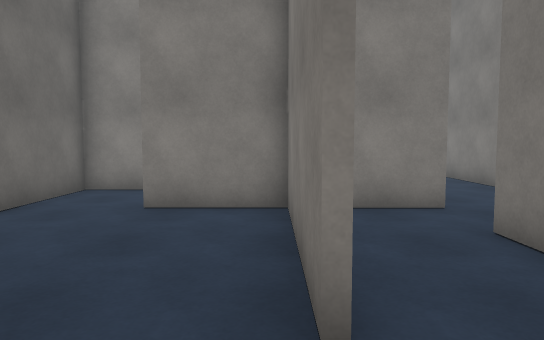
[1] (above)

16 first-person views from a walk through a Unity game level. The camera is 1.3 m above the floor, tilts 4° down and sees 70° across. The floor is counted in squares, 1 m on a side. Each view is taken from the middle of a square. On the plan, view 1 faces up. The plan holds only what a view shows up to about 16 squares ahead; the rest is blank. The place goes on beyond the plan. The player is left out. Some animated figures are not drawn.

[2]
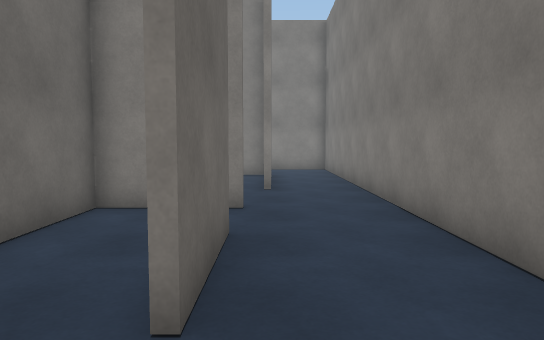

[3]
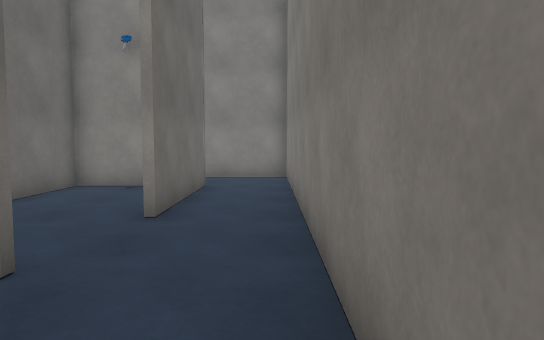

[4]
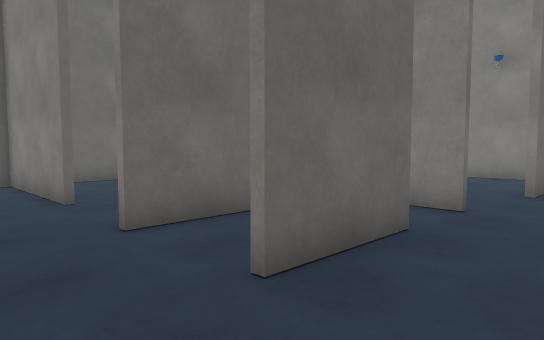

[5]
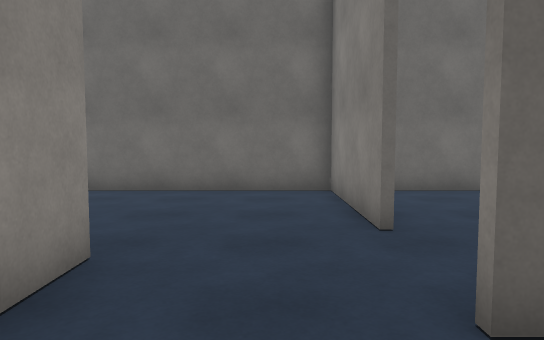

[6]
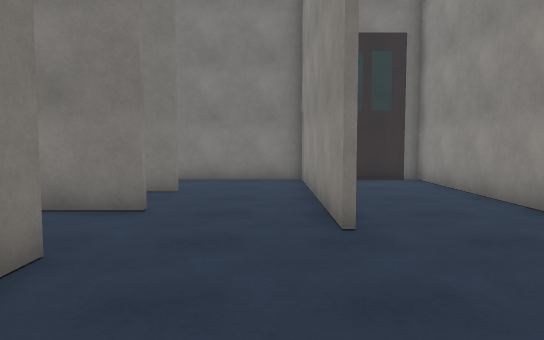

[7]
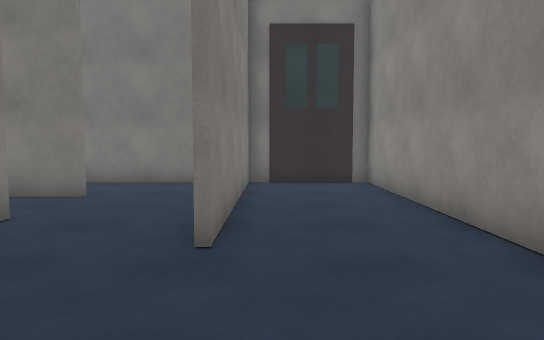

[8]
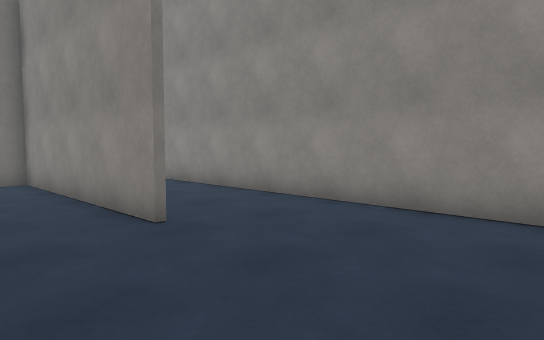

[9]
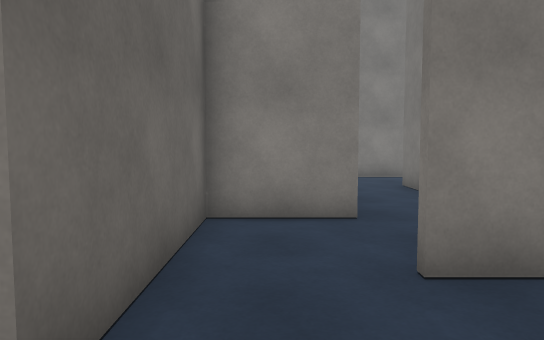

[10]
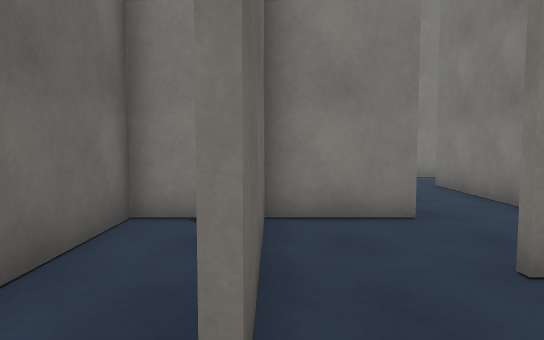

[11]
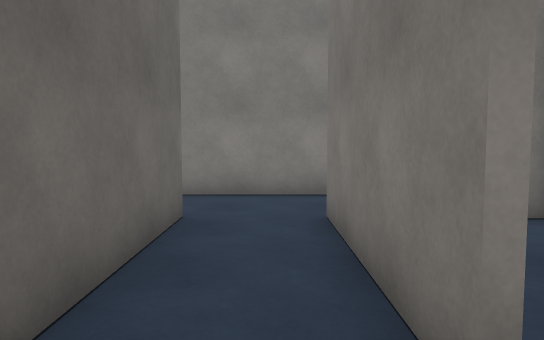

[12]
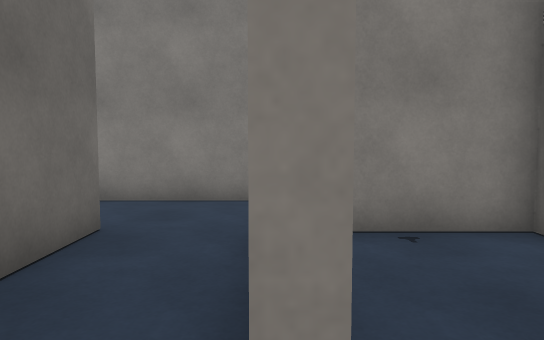

[13]
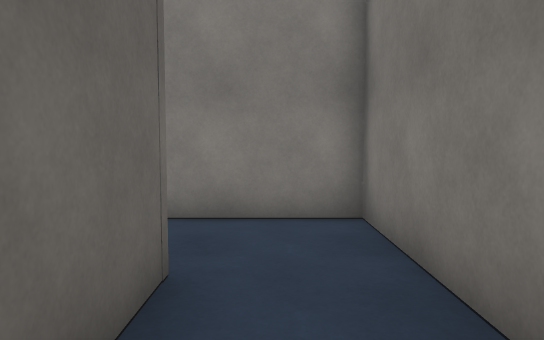

[14]
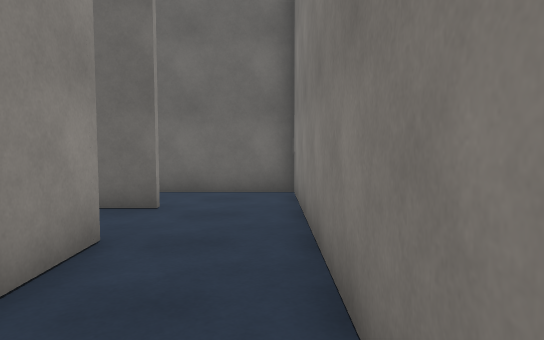

[15]
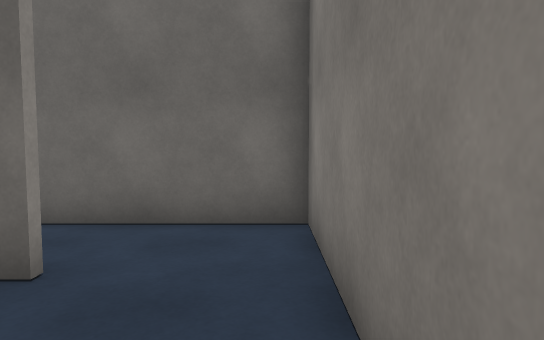

[16]
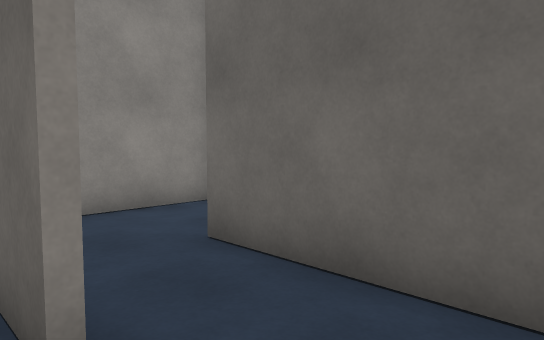

### Floor plan
Ten units are one square. View 1 is at (0, 0); x grows to the right and y downward. Boxes are objects, and circles mark ways between rooms. Rooms are numbered by the first view taken in them; rooms with no view inside come last. Other rooms are left out.
<svg viewBox="-79 -191 150 247">
<path fill="none" stroke="#000" d="M34 -56 34 -25M35 -76 5 -76 5 -24M3 -24 3 -34M32 -25 32 -56M0 -106 0 -157 19 -157M-26 -26 -74 -26 -74 40M-25 -107 -51 -107 -51 -75M-14 10 66 10 66 -186 -51 -186 -51 -136M40 -155 2 -155 2 -126M40 -158 40 -106M-26 -158 -26 -111M-59 51 66 51 66 12 -14 12M-51 -75 -51 -56M3 -34 3 -76 -26 -76M-62 -107 -74 -107 -74 -42M-56 -108 -44 -108"/>
<circle cx="-15" cy="-30" r="3" fill="#2a7"/>
<circle cx="-35" cy="-80" r="3" fill="#2a7"/>
<circle cx="-40" cy="-145" r="3" fill="#2a7"/>
<circle cx="-50" cy="-45" r="3" fill="#2a7"/>
<text x="10" y="-60">1</text>
<text x="-30" y="-60">2</text>
<text x="-60" y="-70">3</text>
<text x="-50" y="-130">4</text>
</svg>
Room 1 opens to room 2. Room 1 opens to room 4. Room 2 opens to room 3.

Where each view was taken, in squares from view 1:
view 1: 0 up, 0 right, facing up
view 2: 0 up, 4 right, facing up
view 3: 4 up, 6 right, facing up
view 4: 0 up, 6 right, facing up-left
view 5: 1 up, 3 right, facing left
view 6: 0 up, 7 left, facing right
view 7: 2 down, 6 left, facing right
view 8: 2 up, 7 left, facing down-right
view 9: 4 up, 4 left, facing up
view 10: 4 up, 5 left, facing up
view 11: 9 up, 1 left, facing up
view 12: 10 up, 0 right, facing up
view 13: 12 up, 5 right, facing up
view 14: 18 up, 5 right, facing left
view 15: 18 up, 1 right, facing left
view 16: 18 up, 2 left, facing down-left
